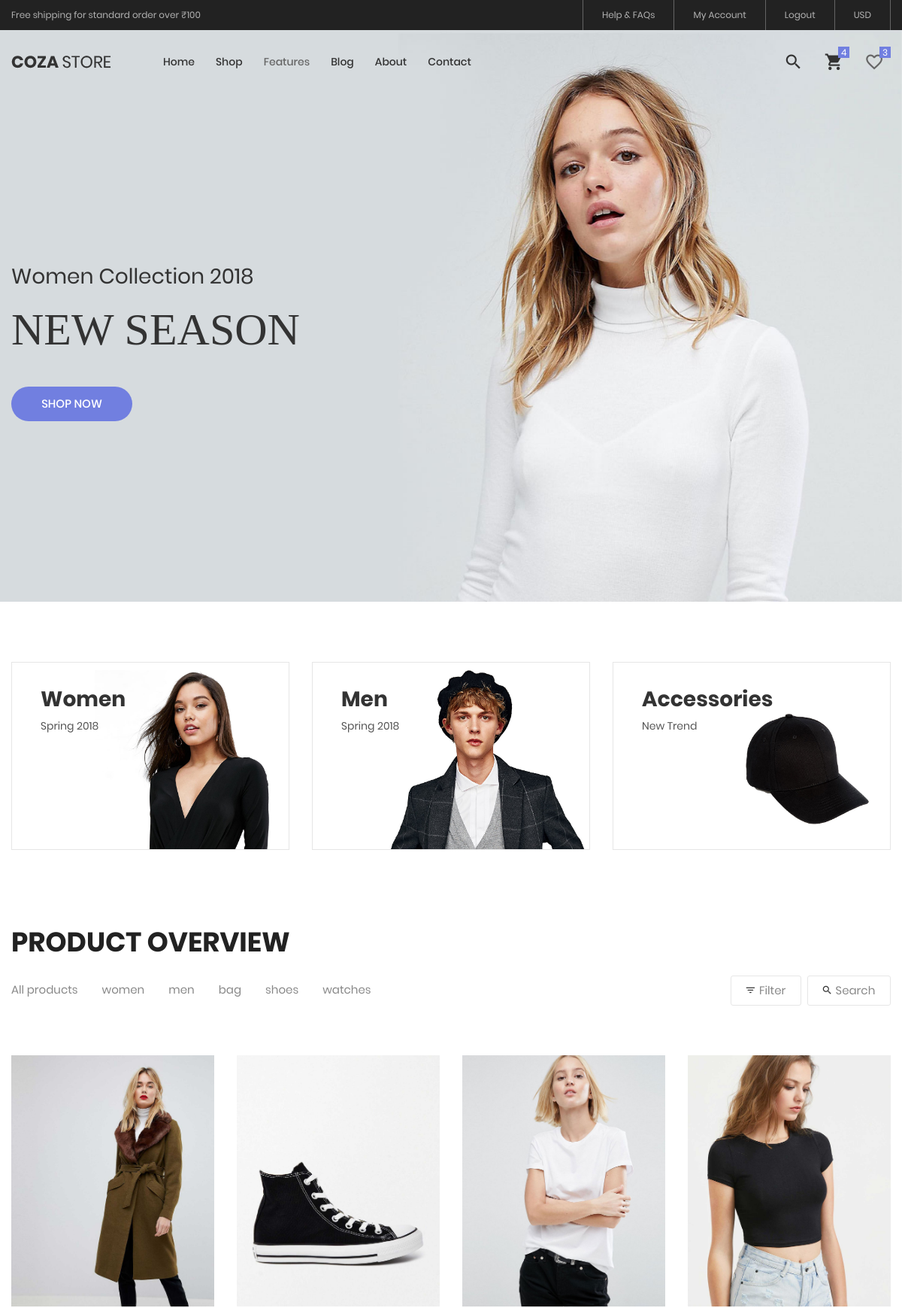
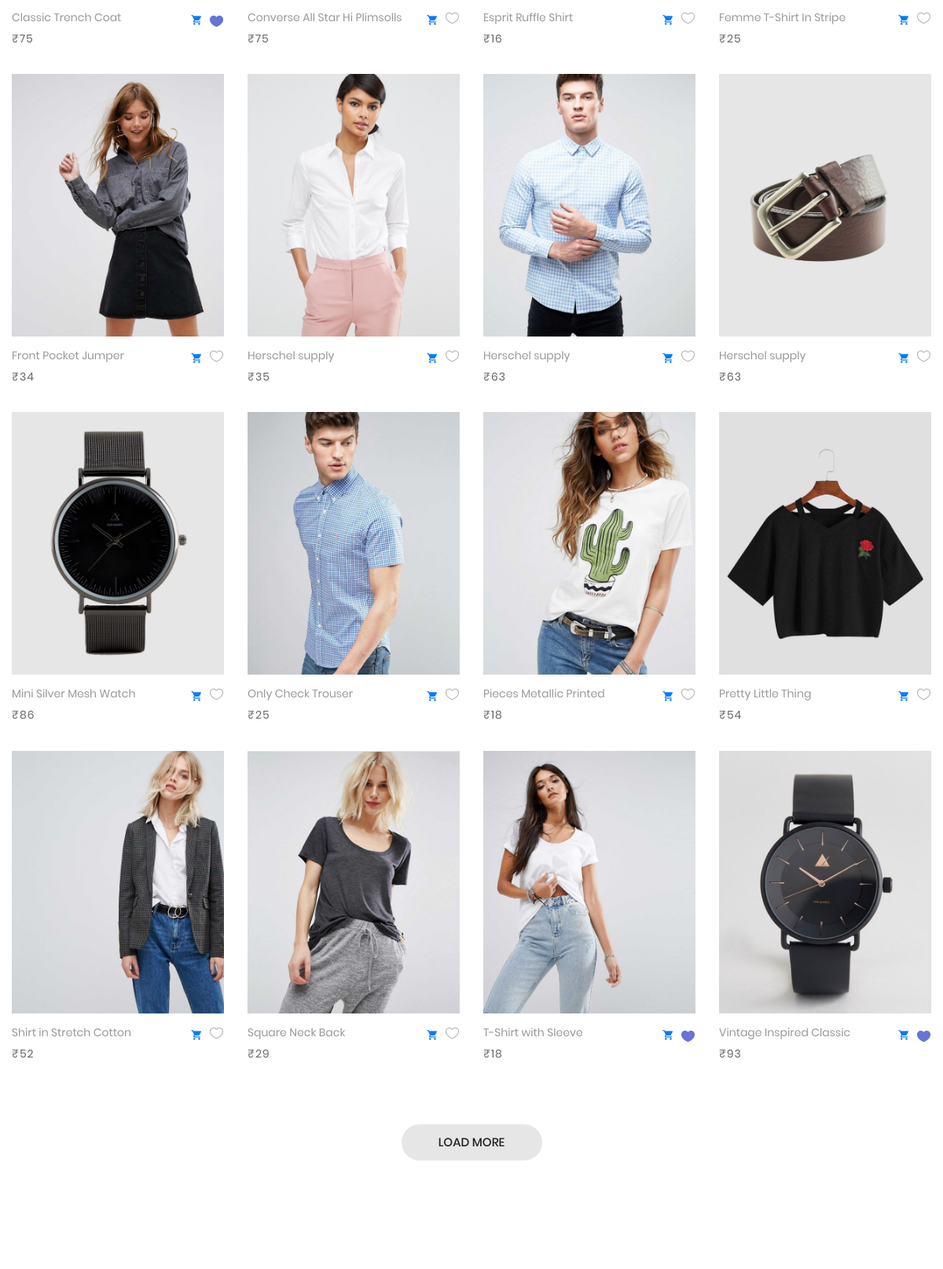
/ (signed in, upper part), run on the app's committed database (2 pictures, top to bottom).
### my_app/models.py (models this page shows, shortened)
class categories(models.Model):
    name=models.CharField(max_length=30,blank=True,null=True)

class products(models.Model):
    categories_id = models.ForeignKey(categories,on_delete=models.CASCADE,blank=True,null=True)
    color_id = models.ForeignKey(color,on_delete=models.CASCADE,blank=True,null=True)
    name = models.CharField(max_length=100, blank=True, null=True)
    quantity = models.IntegerField(default=1,blank=True, null=True)
    img = models.ImageField(upload_to="media", blank=True, null=True)
    color = models.ManyToManyField(color_cart,blank=True,null=True)
    rating1= models.IntegerField(blank=True, null=True)
    half_rating= models.IntegerField(blank=True, null=True)
    size = models.ManyToManyField(size_cart,blank=True,null=True)
    price = models.IntegerField()
    description = models.TextField()

### my_app/views.py (the view)
# urls.py: path('',hv.index ,name='index'),
def index(request):
    if 'email' in request.session:
        uid=signup.objects.get(email=request.session['email'])
        mid = categories.objects.all()
        product = products.objects.all()
        get_color_category = color.objects.all()
        sort_order = request.GET.get('sort','name_asc')
        get_cart_count = add_to_cart.objects.filter(user_id=uid).count()
        get_cart = add_to_cart.objects.filter(user_id=uid)
        get_wishlist_count = wish_list.objects.filter(user_id=uid).count()
        get_wishlist = wish_list.objects.filter(user_id = uid)
        get_wishlist1 = wish_list.objects.filter(user_id = uid).values_list('products_id',flat=True)
        all_product = []
        for i in get_cart:
            all_product.append(i.total_prize)
        get_subtotal = sum(all_product)
        if sort_order:
            if sort_order == 'name_asc':
                product = products.objects.order_by('name')
            elif sort_order == 'price_asc':
                product = products.objects.order_by('price')
            elif sort_order == 'price_desc':
                product = products.objects.order_by('-price')
            else:
                product = products.objects.order_by('-name')
        else:
            product = products.objects.all()
        context={"uid" : uid, "mid" : mid, "product" : product,"get_color_category":get_color_category,             "get_cart":get_cart,"get_cart_count":get_cart_count,"get_wishlist_count":get_wishlist_count,"get_wishlist":get_wishlist,"get_wishlist1":get_wishlist1, "get_subtotal": get_subtotal}
        return render(request, "index.html",context)
    else:
        return render(request, "login.html")

### my_app/templates/index.html (shortened to what this page needs)
{% load static %}
<!DOCTYPE html>
<html lang="en">
<head>
	<link rel="stylesheet" href="https://cdnjs.cloudflare.com/ajax/libs/font-awesome/6.6.0/css/all.min.css" />
	<link rel="stylesheet" href="https://cdnjs.cloudflare.com/ajax/libs/font-awesome/6.6.0/css/brands.min.css" />
	<link rel="stylesheet" type="text/css" href="{% static 'vendor/bootstrap/css/bootstrap.min.css' %}">
	<link rel="stylesheet" type="text/css" href="{% static 'fonts/font-awesome-4.7.0/css/font-awesome.min.css' %}">
	<link rel="stylesheet" type="text/css" href="{%static 'fonts/iconic/css/material-design-iconic-font.min.css' %}">
	<link rel="stylesheet" type="text/css" href="{% static 'fonts/linearicons-v1.0.0/icon-font.min.css' %}">
	<link rel="stylesheet" type="text/css" href="{% static 'vendor/animate/animate.css' %}">
	<link rel="stylesheet" type="text/css" href="{% static 'vendor/css-hamburgers/hamburgers.min.css' %}">
	<link rel="stylesheet" type="text/css" href="{% static 'vendor/animsition/css/animsition.min.css' %}">
	<link rel="stylesheet" type="text/css" href="{% static 'vendor/select2/select2.min.css' %}">
	<link rel="stylesheet" type="text/css" href="{% static	'vendor/daterangepicker/daterangepicker.css' %}">
	<link rel="stylesheet" type="text/css" href="{% static	'vendor/slick/slick.css' %}">
	<link rel="stylesheet" type="text/css" href="{% static	'vendor/MagnificPopup/magnific-popup.css' %}">
	<link rel="stylesheet" type="text/css" href="{% static	'vendor/perfect-scrollbar/perfect-scrollbar.css' %}">
	<link rel="stylesheet" type="text/css" href="{% static 'css/util.css' %}">
	<link rel="stylesheet" type="text/css" href="{% static 'css/main.css' %}">
    <link rel="stylesheet" type="text/css" href="{% static 'css/login.css' %}">
	<link href='https://unpkg.com/boxicons@2.1.2/css/boxicons.min.css' rel='stylesheet'>
</head>
<body class="animsition">
	<header>
		<div class="container-menu-desktop">
			<div class="top-bar">
				<div class="content-topbar flex-sb-m h-full container">
					<div class="left-top-bar">
						Free shipping for standard order over &#8377;100
					</div>
					<div class="right-top-bar flex-w h-full">
						<a href="#" class="flex-c-m trans-04 p-lr-25 text-decoration-none">
							Help & FAQs
						</a>
						{% if request.session.email %}
						<a href="{% url 'myaccount' %}" class="flex-c-m trans-04 p-lr-25 text-decoration-none">
							My Account
						</a>
							<a href="{% url 'log_out' %}" class="flex-c-m trans-04 p-lr-25 text-decoration-none">
								Logout
							</a>
						{% else %}
							<a href="{% url 'login' %}" class="flex-c-m p-lr-10 trans-04 text-decoration-none">
								login & signup
							</a>
						{% endif %}
						<a href="#" class="flex-c-m trans-04 p-lr-25 text-decoration-none">
							USD
						</a>
					</div>
				</div>
			</div>
			<div class="wrap-menu-desktop">
				<nav class="limiter-menu-desktop container">
					<a href="#" class="logo">
						<img src="{% static 'images/icons/logo-01.png' %}" alt="IMG-LOGO">
					</a>
					<div class="menu-desktop">
						<ul class="main-menu">
							<li>
								<a class="text-decoration-none" href="{% url 'index' %}">Home</a>
							</li>
							<li>
								<a class="text-decoration-none" href="{% url 'product' %}">Shop</a>
							</li>
							<li class="label li" data-label1="hot">
								<a>Features</a>
							</li>
							<li>
								<a class="text-decoration-none" href="{% url 'blog' %}">Blog</a>
							</li>
							<li>
								<a class="text-decoration-none" href="{% url 'about' %}">About</a>
							</li>
							<li>
								<a class="text-decoration-none" href="{% url 'contact' %}">Contact</a>
							</li>
						</ul>
					</div>
					{% if request.session.email %}
						<div class="wrap-icon-header flex-w flex-r-m">
							<div class="icon-header-item cl2 hov-cl1 trans-04 p-l-22 p-r-11 js-show-modal-search">
								<i class="zmdi zmdi-search"></i>
							</div>
							{% if get_cart_count %}
								<div class="icon-header-item cl2 hov-cl1 trans-04 p-l-22 p-r-11 icon-header-noti js-show-cart"
									data-notify="{{get_cart_count}}">
									<i class="zmdi zmdi-shopping-cart"></i>
								</div>
							{% else %}
								<div class="icon-header-item cl2 hov-cl1 trans-04 p-l-22 p-r-11 js-show-cart">
									<i class="zmdi zmdi-shopping-cart"></i>
								</div>
							{% endif %}
							{% if get_wishlist_count %}
								<a class="icon-header-item cl2 hov-cl1 trans-04 p-l-22 p-r-11 icon-header-noti js-show-wishlist"
									data-notify="{{get_wishlist_count}}">
									<i class="zmdi zmdi-favorite-outline"></i>
								</a>
							{% else %}
								<a class="icon-header-item cl2 hov-cl1 trans-04 p-l-22 p-r-11 js-show-wishlist">
									<i class="zmdi zmdi-favorite-outline"></i>
								</a>
							{% endif %}
						</div>
					{% endif %}
				</nav>
			</div>
		</div>
	</header>
	{% block content %}
	<section class="section-slide">
		<div class="wrap-slick1">
			<div class="slick1">
				<div class="item-slick1" style="background-image: url(static/images/slide-01.jpg);">
					<div class="container h-full">
						<div class="flex-col-l-m h-full p-t-100 p-b-30 respon5">
							<div class="layer-slick1 animated visible-false" data-appear="fadeInDown" data-delay="0">
								<span class="ltext-101 cl2 respon2">
									Women Collection 2018
								</span>
							</div>
							<div class="layer-slick1 animated visible-false" data-appear="fadeInUp" data-delay="800">
								<h2 class="ltext-201 cl2 p-t-19 p-b-43 respon1">
									NEW SEASON
								</h2>
							</div>
							<div class="layer-slick1 animated visible-false" data-appear="zoomIn" data-delay="1600">
								<a href="{% url 'product' %}"
									class="flex-c-m stext-101 cl0 size-101 bg1 bor1 hov-btn1 p-lr-15 trans-04">
									Shop Now
								</a>
							</div>
						</div>
					</div>
				</div>
			</div>
		</div>
	</section>
	<div class="sec-banner bg0 p-t-80 p-b-50">
		<div class="container">
			<div class="row">
				<div class="col-md-6 col-xl-4 p-b-30 m-lr-auto">
					<div class="block1 wrap-pic-w">
						<img src="{%static 'images/banner-01.jpg' %}" alt="IMG-BANNER">
						<a href="{% url 'product' %}"
							class="block1-txt ab-t-l s-full flex-col-l-sb p-lr-38 p-tb-34 trans-03 respon3">
							<div class="block1-txt-child1 flex-col-l">
								<span class="block1-name ltext-102 trans-04 p-b-8">
									Women
								</span>
								<span class="block1-info stext-102 trans-04">
									Spring 2018
								</span>
							</div>
						</a>
					</div>
				</div>
				<div class="col-md-6 col-xl-4 p-b-30 m-lr-auto">
					<div class="block1 wrap-pic-w">
						<img src="{% static 'images/banner-02.jpg' %}" alt="IMG-BANNER">
						<a href="{% url 'product' %}"
							class="block1-txt ab-t-l s-full flex-col-l-sb p-lr-38 p-tb-34 trans-03 respon3">
							<div class="block1-txt-child1 flex-col-l">
								<span class="block1-name ltext-102 trans-04 p-b-8">
									Men
								</span>
								<span class="block1-info stext-102 trans-04">
									Spring 2018
								</span>
							</div>
						</a>
					</div>
				</div>
				<div class="col-md-6 col-xl-4 p-b-30 m-lr-auto">
					<div class="block1 wrap-pic-w">
						<img src="{% static 'images/banner-03.jpg' %}" alt="IMG-BANNER">
						<a href="{% url 'product' %}"
							class="block1-txt ab-t-l s-full flex-col-l-sb p-lr-38 p-tb-34 trans-03 respon3">
							<div class="block1-txt-child1 flex-col-l">
								<span class="block1-name ltext-102 trans-04 p-b-8">
									Accessories
								</span>
								<span class="block1-info stext-102 trans-04">
									New Trend
								</span>
							</div>
						</a>
					</div>
				</div>
			</div>
		</div>
	</div>
	<section class="bg0 p-t-23 p-b-140">
		<div class="container">
			<div class="p-b-10">
				<h3 class="ltext-103 cl5">
					Product Overview
				</h3>
			</div>
			<div class="flex-w flex-sb-m p-b-52">
				<div class="flex-w flex-l-m filter-tope-group m-tb-10">
					<a href="/product?mid2=">
						<button class="stext-106 cl6 hov1 bor3 trans-04 m-r-32 m-tb-5 " data-filter="*">
							All products
						</button>
					</a>
					{% for i in mid %}
							<a href="/product?mid2={{i.id}}">
								<button class="stext-106 cl6 hov1 bor3 trans-04 m-r-32 m-tb-5 " data-filter="*">
									{{i.name}}
								</button>
							</a>
					{% endfor %}
				</div>
				<div class="flex-w flex-c-m m-tb-10">
					<div
						class="flex-c-m stext-106 cl6 size-104 bor4 pointer hov-btn3 trans-04 m-r-8 m-tb-4 js-show-filter">
						<i class="icon-filter cl2 m-r-6 fs-15 trans-04 zmdi zmdi-filter-list"></i>
						Filter
					</div>
					<div class="flex-c-m stext-106 cl6 size-105 bor4 pointer hov-btn3 trans-04 m-tb-4 js-show-search">
						<i class="icon-search cl2 m-r-6 fs-15 trans-04 zmdi zmdi-search"></i>
						Search
					</div>
				</div>
			</div>
			<div class="row isotope-grid">
				{% for i in product %}
				<div class="col-sm-6 col-md-4 col-lg-3 p-b-35 isotope-item women">
					<div class="block2">
						<div class="block2-pic hov-img0">
							<img src="{{i.img}}" alt="IMG-PRODUCT">
						</div>
						<div class="block2-txt flex-w flex-t p-t-14">
							<div class="block2-txt-child1 flex-col-l ">
								<a href="{% url 'product_detail' i.id %}" class="stext-104 cl4 hov-cl1 trans-04 js-name-b2 p-b-6">
									{{i.name}}
								</a>
								<span class="stext-105 cl3">
									&#8377;{{i.price}}
								</span>
							</div>
							<div class="block2-txt-child2 flex-r p-t-3">
								<a href="{% url 'add_cart' i.id %}">
									<i class="zmdi zmdi-shopping-cart p-r-10"></i>
								</a>
								{% if i.id in get_wishlist1 %}
								<a href="{% url 'add_to_wishlist' i.id %}" class="btn-addwish-b2 dis-block pos-relative">
										<img class="trans-04" src="{% static 'images/icons/icon-heart-02.png' %}" alt="ICON">
										</a>
									{% else %}
										<a href="{% url 'add_to_wishlist' i.id %}" class="btn-addwish-b2 dis-block pos-relative">
										<img class="icon-heart1 dis-block trans-04" src="{% static 'images/icons/icon-heart-01.png' %}" alt="ICON">
										</a>
								{% endif %}
							</div>
						</div>
					</div>
				</div>
				{% endfor %}
			</div>
			<div class="flex-c-m flex-w w-full p-t-45">
				<a href="#" class="flex-c-m stext-101 cl5 size-103 bg2 bor1 hov-btn1 p-lr-15 trans-04">
					Load More
				</a>
			</div>
		</div>
	</section>
	{% endblock %}
</body>
</html>

### my_app/static/css/login.css (style rules this page uses)
* { margin: 0; padding: 0; box-sizing: border-box; font-family: 'Poppins', sans-serif; }

### data on the page
categories: name "women"
categories: name "men"
categories: name "bag"
categories: name "shoes"
categories: name "watches"
products: img (picture), name "Classic Trench Coat", price "75"
products: img (picture), name "Converse All Star Hi Plimsolls", price "75"
products: img (picture), name "Esprit Ruffle Shirt", price "16"
products: img (picture), name "Femme T-Shirt In Stripe", price "25"
products: img (picture), name "Front Pocket Jumper", price "34"
products: img (picture), name "Herschel supply", price "35"
products: img (picture), name "Herschel supply", price "63"
products: img (picture), name "Herschel supply", price "63"
products: img (picture), name "Mini Silver Mesh Watch", price "86"
products: img (picture), name "Only Check Trouser", price "25"
products: img (picture), name "Pieces Metallic Printed", price "18"
products: img (picture), name "Pretty Little Thing", price "54"
products: img (picture), name "Shirt in Stretch Cotton", price "52"
products: img (picture), name "Square Neck Back", price "29"
products: img (picture), name "T-Shirt with Sleeve", price "18"
products: img (picture), name "Vintage Inspired Classic", price "93"
